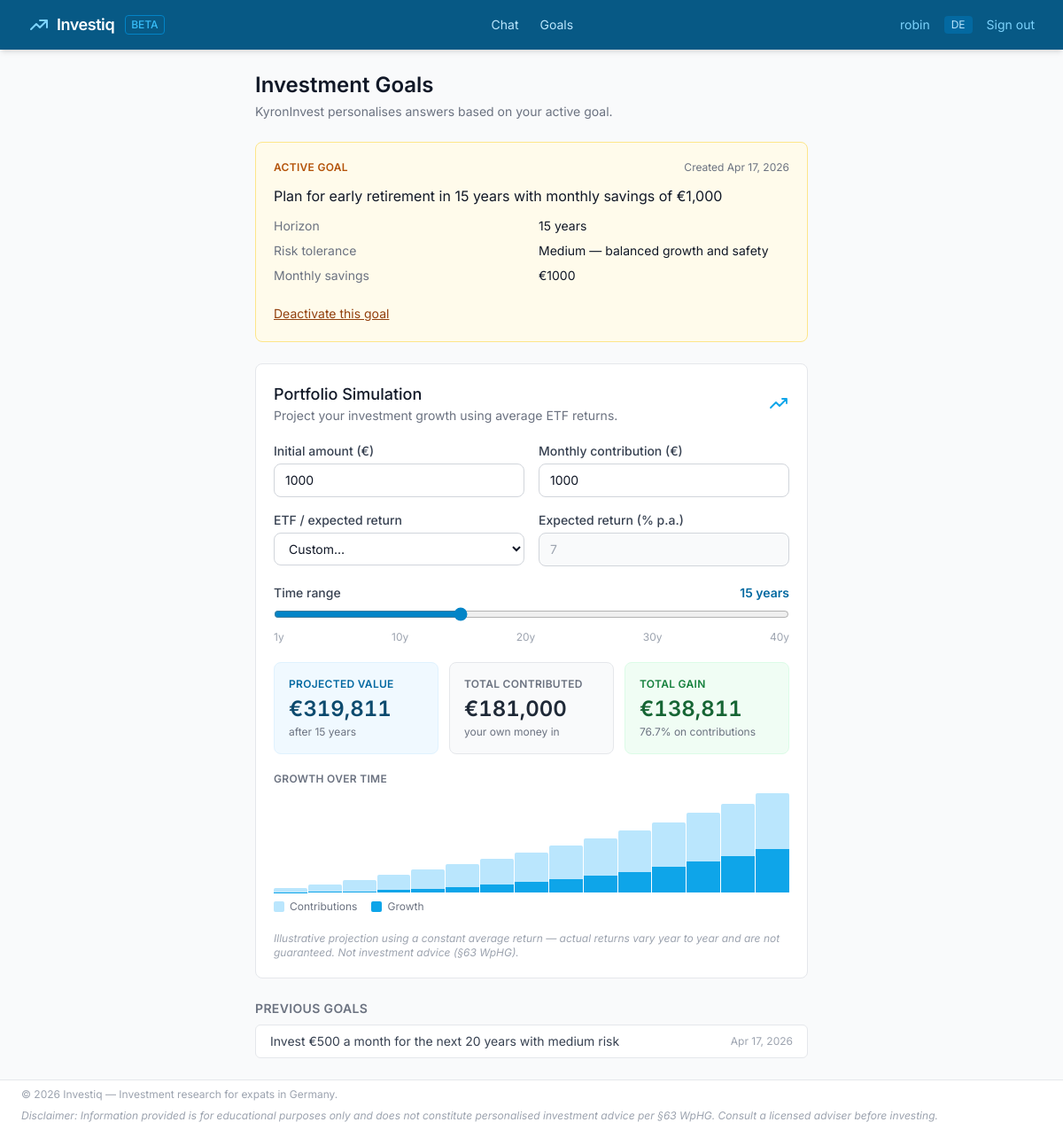
Page /goals/ (signed in) on the committed database.
### apps/core/models.py (models this page shows, shortened)
class User(AbstractUser):
    preferred_jurisdiction = models.CharField(
        max_length=10,
        choices=JURISDICTION_CHOICES,
        default="DE",
        verbose_name=_("Preferred Jurisdiction"),
        help_text=_("Primary regulatory jurisdiction the user invests under."),
    )
    preferred_language = models.CharField(
        max_length=5,
        choices=LANGUAGE_CHOICES,
        default="en",
        verbose_name=_("Preferred Language"),
    )
    class Meta:
        verbose_name = _("User")
        verbose_name_plural = _("Users")
        ordering = ["-date_joined"]

### apps/goals/models.py (models this page shows, shortened)
class InvestmentGoal(models.Model):
    user = models.ForeignKey(
        settings.AUTH_USER_MODEL,
        on_delete=models.CASCADE,
        related_name="investment_goals",
        verbose_name=_("User"),
    )
    conversation = models.ForeignKey(
        "chat.Conversation",
        null=True,
        blank=True,
        on_delete=models.SET_NULL,
        related_name="extracted_goals",
        verbose_name=_("Source Conversation"),
        help_text=_("The conversation from which this goal was extracted, if applicable."),
    )
    horizon_years = models.IntegerField(
        null=True,
        blank=True,
        verbose_name=_("Investment Horizon (years)"),
    )
    risk_tolerance = models.CharField(
        max_length=10,
        choices=RISK_TOLERANCE_CHOICES,
        null=True,
        blank=True,
        verbose_name=_("Risk Tolerance"),
    )
    target_return_pct = models.FloatField(
        null=True,
        blank=True,
        verbose_name=_("Target Annual Return (%)"),
    )
    monthly_savings_eur = models.FloatField(
        null=True,
        blank=True,
        verbose_name=_("Monthly Savings (EUR)"),
    )
    goal_description = models.TextField(
        blank=True,
        default="",
        verbose_name=_("Goal Description"),
    )
    is_active = models.BooleanField(
        default=True,
        verbose_name=_("Active"),
        help_text=_("Only one active goal is used per user for personalisation."),
    )
    created_at = models.DateTimeField(auto_now_add=True)
    updated_at = models.DateTimeField(auto_now=True)
    class Meta:
        verbose_name = _("Investment Goal")
        verbose_name_plural = _("Investment Goals")
        ordering = ["-created_at"]

### apps/goals/views.py (the view)
# urls.py: path("", views.GoalListView.as_view(), name="list"),
class GoalListView(LoginRequiredMixin, View):
    def get(self, request):
        goals = InvestmentGoal.objects.filter(user=request.user).order_by("-created_at")
        wants_json = (
            "application/json" in request.headers.get("Accept", "")
            or request.GET.get("format") == "json"
        )
        if wants_json:
            return JsonResponse({"goals": [_goal_to_dict(g) for g in goals]})
        active_goal = goals.filter(is_active=True).first()
        history = goals.filter(is_active=False)
        from .presets import DEFAULT_PRESET_KEY, ETF_PRESETS
        sim_defaults = {
            "monthly": active_goal.monthly_savings_eur if active_goal else None,
            "years": active_goal.horizon_years if active_goal else None,
            "return_pct": active_goal.target_return_pct if active_goal else None,
        }
        return render(request, "goals/list.html", {
            "active_goal": active_goal,
            "history": history,
            "etf_presets_json": json.dumps(ETF_PRESETS),
            "default_preset_key": DEFAULT_PRESET_KEY,
            "sim_defaults_json": json.dumps(sim_defaults),
        })

### templates/goals/list.html (shortened to what this page needs)
{% extends "base.html" %}
{% block content %}
<div class="max-w-2xl mx-auto w-full p-6 space-y-6">
  <header>
    <h1 class="text-2xl font-semibold">Investment Goals</h1>
    <p class="text-sm text-gray-500 mt-1">
      KyronInvest personalises answers based on your active goal.
    </p>
  </header>
  {% if active_goal %}
    <section class="border border-amber-200 bg-amber-50 rounded-lg p-5 space-y-3">
      <div class="flex items-center justify-between">
        <span class="text-xs font-semibold uppercase tracking-wide text-amber-700">
          Active Goal
        </span>
        <span class="text-xs text-gray-500">
          Created {{ active_goal.created_at|date:"M j, Y" }}
        </span>
      </div>
      {% if active_goal.goal_description %}
        <p class="text-gray-900">{{ active_goal.goal_description }}</p>
      {% endif %}
      <dl class="grid grid-cols-2 gap-x-4 gap-y-2 text-sm">
        {% if active_goal.horizon_years %}
          <dt class="text-gray-500">Horizon</dt>
          <dd>{{ active_goal.horizon_years }} years</dd>
        {% endif %}
        {% if active_goal.risk_tolerance %}
          <dt class="text-gray-500">Risk tolerance</dt>
          <dd>{{ active_goal.get_risk_tolerance_display }}</dd>
        {% endif %}
        {% if active_goal.monthly_savings_eur %}
          <dt class="text-gray-500">Monthly savings</dt>
          <dd>€{{ active_goal.monthly_savings_eur|floatformat:0 }}</dd>
        {% endif %}
      </dl>
      <form method="post"
            action="{% url 'goals:deactivate' active_goal.pk %}"
            class="pt-2">
        <button type="submit"
                class="text-sm text-amber-800 hover:text-amber-900 underline cursor-pointer">
          Deactivate this goal
        </button>
      </form>
    </section>
  {% endif %}
  <section class="border border-gray-200 bg-white rounded-lg p-5 space-y-5"
           x-data="portfolioSim()" x-init="init()">
    <div class="flex items-center justify-between">
      <div>
        <h2 class="text-lg font-medium">Portfolio Simulation</h2>
        <p class="text-sm text-gray-500">
          Project your investment growth using average ETF returns.
        </p>
      </div>
      <svg class="w-6 h-6 text-brand-500" fill="none" viewBox="0 0 24 24"
           stroke="currentColor" stroke-width="1.8">
        <path stroke-linecap="round" stroke-linejoin="round"
              d="M3 17l6-6 4 4 8-8M21 7v5m0-5h-5" />
      </svg>
    </div>
    <div class="grid grid-cols-1 sm:grid-cols-2 gap-4">
      <div>
        <label class="block text-sm font-medium text-gray-700 mb-1">Initial amount (€)</label>
        <input type="number" min="0" step="100" x-model.number="initial"
               class="w-full rounded-lg border border-gray-300 px-3 py-2 text-sm
                      focus:outline-none focus:ring-2 focus:ring-brand-500 focus:border-transparent">
      </div>
      <div>
        <label class="block text-sm font-medium text-gray-700 mb-1">Monthly contribution (€)</label>
        <input type="number" min="0" step="50" x-model.number="monthly"
               class="w-full rounded-lg border border-gray-300 px-3 py-2 text-sm
                      focus:outline-none focus:ring-2 focus:ring-brand-500 focus:border-transparent">
      </div>
      <div>
        <label class="block text-sm font-medium text-gray-700 mb-1">ETF / expected return</label>
        <select x-model="presetKey"
                class="w-full rounded-lg border border-gray-300 px-3 py-2 text-sm bg-white
                       focus:outline-none focus:ring-2 focus:ring-brand-500 focus:border-transparent">
          <option value="custom">Custom…</option>
        </select>
      </div>
      <div>
        <label class="block text-sm font-medium text-gray-700 mb-1">
          Expected return (% p.a.)
        </label>
        <input type="number" min="-10" max="30" step="0.1" x-model.number="customRate"
               :disabled="presetKey !== 'custom'"
               class="w-full rounded-lg border border-gray-300 px-3 py-2 text-sm disabled:bg-gray-50
                      disabled:text-gray-400 focus:outline-none focus:ring-2 focus:ring-brand-500 focus:border-transparent">
      </div>
    </div>
    <div>
      <div class="flex items-center justify-between mb-1">
        <label class="text-sm font-medium text-gray-700">Time range</label>
        <span class="text-sm font-semibold text-brand-700" x-text="years + (years === 1 ? ' year' : ' years')"></span>
      </div>
      <input type="range" min="1" max="40" step="1" x-model.number="years"
             class="w-full accent-brand-600 cursor-pointer">
      <div class="flex justify-between text-xs text-gray-400 mt-1">
        <span>1y</span><span>10y</span><span>20y</span><span>30y</span><span>40y</span>
      </div>
    </div>
    <div class="grid grid-cols-1 sm:grid-cols-3 gap-3">
      <div class="rounded-lg bg-brand-50 border border-brand-100 p-4">
        <p class="text-xs uppercase tracking-wide text-brand-700 font-semibold">Projected value</p>
        <p class="text-2xl font-semibold text-brand-900 tabular-nums mt-1" x-text="fmt(finalValue)"></p>
        <p class="text-xs text-gray-500 mt-0.5" x-text="'after ' + years + (years === 1 ? ' year' : ' years')"></p>
      </div>
      <div class="rounded-lg bg-gray-50 border border-gray-200 p-4">
        <p class="text-xs uppercase tracking-wide text-gray-500 font-semibold">Total contributed</p>
        <p class="text-2xl font-semibold text-gray-800 tabular-nums mt-1" x-text="fmt(totalContributed)"></p>
        <p class="text-xs text-gray-500 mt-0.5">your own money in</p>
      </div>
      <div class="rounded-lg p-4 border"
           :class="gain >= 0 ? 'bg-green-50 border-green-100' : 'bg-red-50 border-red-100'">
        <p class="text-xs uppercase tracking-wide font-semibold"
           :class="gain >= 0 ? 'text-green-700' : 'text-red-700'"
           x-text="gain >= 0 ? 'Total gain' : 'Total loss'"></p>
        <p class="text-2xl font-semibold tabular-nums mt-1"
           :class="gain >= 0 ? 'text-green-800' : 'text-red-800'" x-text="fmt(gain)"></p>
        <p class="text-xs text-gray-500 mt-0.5" x-text="gainPct.toFixed(1) + '% on contributions'"></p>
      </div>
    </div>
    <div>
      <p class="text-xs uppercase tracking-wide text-gray-500 font-semibold mb-2">Growth over time</p>
      <div class="flex items-end gap-px h-28">
        <template x-for="pt in series" :key="pt.year">
          <div class="flex-1 group relative flex flex-col justify-end h-full">
            <div class="w-full bg-brand-200 rounded-t-sm" :style="`height:${pt.contribPct}%`"></div>
            <div class="w-full bg-brand-500 group-hover:bg-brand-600 transition-colors"
                 :style="`height:${pt.gainPct}%`"></div>
          </div>
        </template>
      </div>
      <div class="flex items-center gap-4 mt-2 text-xs text-gray-500">
        <span class="flex items-center gap-1.5"><span class="w-3 h-3 rounded-sm bg-brand-200 inline-block"></span>Contributions</span>
        <span class="flex items-center gap-1.5"><span class="w-3 h-3 rounded-sm bg-brand-500 inline-block"></span>Growth</span>
      </div>
    </div>
    <p class="text-xs text-gray-400 italic">
      Illustrative projection using a constant average return — actual returns vary year to
      year and are not guaranteed. Not investment advice (§63 WpHG).
    </p>
  </section>
  {% if history %}
    <section class="space-y-2">
      <h3 class="text-sm font-semibold text-gray-500 uppercase tracking-wide">
        Previous goals
      </h3>
      <ul class="divide-y divide-gray-200 border border-gray-200 rounded-md bg-white">
        {% for g in history %}
          <li class="flex items-center justify-between px-4 py-2 text-sm">
            <span class="truncate text-gray-700">
              {{ g.goal_description|default:"(no description)"|truncatechars:60 }}
            </span>
            <span class="text-xs text-gray-400 flex-shrink-0 ml-3">
              {{ g.created_at|date:"M j, Y" }}
            </span>
          </li>
        {% endfor %}
      </ul>
    </section>
  {% endif %}
</div>
{% endblock %}

### templates/base.html (shortened to what this page needs)
<!DOCTYPE html>
<html lang="en" x-data="{ sidebarOpen: true }">
<head>
  <script src="https://cdn.tailwindcss.com"></script>
</head>
<body class="bg-gray-50 text-gray-900 font-sans antialiased h-screen overflow-hidden flex flex-col">
  <nav class="bg-brand-800 text-white shadow-md flex-shrink-0">
    <div class="max-w-screen-2xl mx-auto px-4 sm:px-6 lg:px-8">
      <div class="flex items-center justify-between h-14">
        <div class="flex items-center gap-3">
          <a href="{% url 'chat:index' %}" class="flex items-center gap-2 font-semibold text-lg tracking-tight">
            <svg class="w-6 h-6 text-brand-300" fill="none" viewBox="0 0 24 24" stroke="currentColor">
              <path stroke-linecap="round" stroke-linejoin="round" stroke-width="2"
                    d="M13 7h8m0 0v8m0-8l-8 8-4-4-6 6"/>
            </svg>
            <span class="text-white">Investiq</span>
          </a>
          <span class="hidden sm:inline text-brand-400 text-xs font-medium border border-brand-600
                        rounded px-1.5 py-0.5">BETA</span>
        </div>
        <div class="flex items-center gap-6 text-sm">
          <a href="{% url 'chat:index' %}"
             class="text-brand-200 hover:text-white transition-colors">Chat</a>
          <a href="{% url 'goals:list' %}"
             class="text-brand-200 hover:text-white transition-colors">Goals</a>
        </div>
        <div class="flex items-center gap-4 text-sm">
          {% if user.is_authenticated %}
          <span class="text-brand-300 hidden sm:inline">
            {{ user.get_full_name|default:user.username }}
          </span>
          <span class="bg-brand-700 text-brand-200 text-xs rounded px-2 py-0.5">
            {{ user.preferred_jurisdiction }}
          </span>
          <form method="post" action="{% url 'logout' %}">
            <button type="submit"
                    class="text-brand-300 hover:text-white transition-colors cursor-pointer">
              Sign out
            </button>
          </form>
          {% else %}
          <a href="{% url 'login' %}" class="text-brand-200 hover:text-white transition-colors">
            Sign in
          </a>
          {% endif %}
        </div>
      </div>
    </div>
  </nav>
  <main class="flex-1 flex flex-col min-h-0 overflow-y-auto">
    {% block content %}{% endblock %}
  </main>
  <footer class="bg-white border-t border-gray-200 text-xs text-gray-400 py-2 px-6 flex-shrink-0">
    <div class="max-w-screen-2xl mx-auto flex flex-wrap justify-between items-center gap-2">
      <span>© 2026 Investiq — Investment research for expats in Germany.</span>
      <span class="italic">
        Disclaimer: Information provided is for educational purposes only and does not constitute
        personalised investment advice per §63 WpHG. Consult a licensed adviser before investing.
      </span>
    </div>
  </footer>
</body>
</html>

### rows in the picture
User: get_full_name "robin", preferred_jurisdiction "DE"
InvestmentGoal: created_at "Apr 17, 2026", goal_description "Plan for early retirement in 15 years with monthly savings of €1,000", horizon_years "15", risk_tolerance "Medium — balanced growth and safety", monthly_savings_eur "1000"
InvestmentGoal: goal_description "Invest €500 a month for the next 20 years with medium risk", created_at "Apr 17, 2026"
